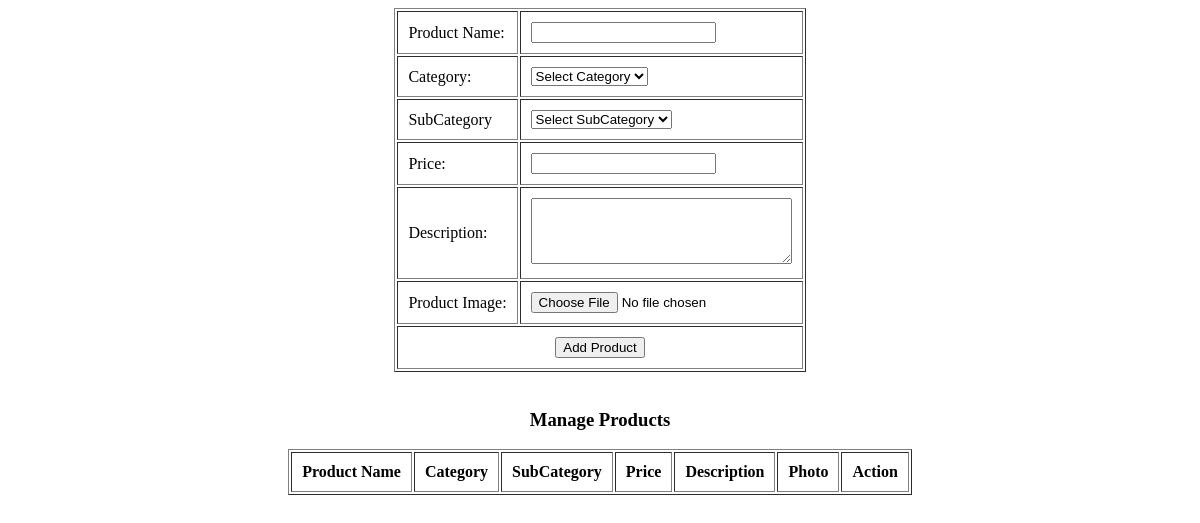
/Seller/AddProduct/ (signed in), run on an earlier commit of the app's database.
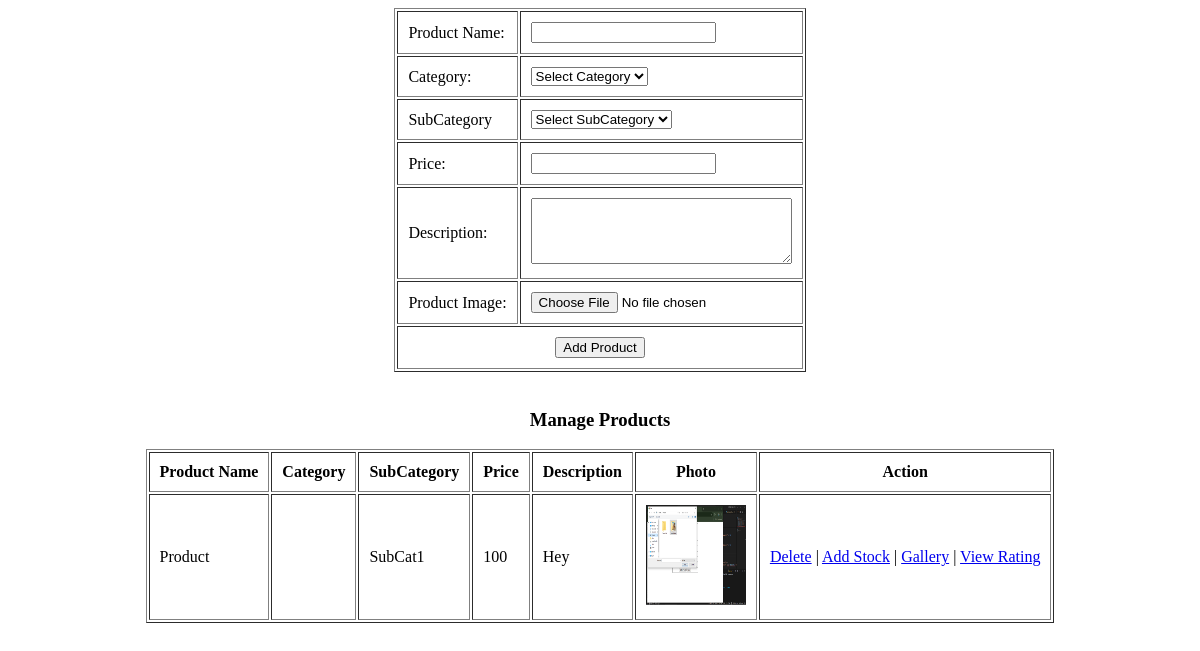
And on a later commit of the database.
### Seller/models.py (models this page shows)
class tbl_product(models.Model):
    product_name = models.CharField(max_length=100)
    product_description = models.CharField(max_length=500)
    product_price = models.IntegerField()
    product_photo = models.FileField(upload_to='Assets/ProductPhotos/')
    seller = models.ForeignKey(tbl_seller, on_delete=models.CASCADE)
    subcategory = models.ForeignKey(tbl_subcategory, on_delete=models.CASCADE)

### Admin/models.py (models this page shows)
class tbl_subcategory(models.Model):
    subcategory_name = models.CharField(max_length=100)
    category = models.ForeignKey(tbl_category, on_delete=models.CASCADE)

### Seller/views.py (the view)
# urls.py: path('AddProduct/', views.AddProduct, name='AddProduct'),
def AddProduct(request):
    categories = tbl_category.objects.all()
    products = tbl_product.objects.filter(seller=request.session['sid'])
    if request.method == "POST":
        product_name = request.POST.get("txt_name")
        subcategory_id = request.POST.get("sel_subcategory")
        price = request.POST.get("txt_price")
        description = request.POST.get("txt_description")
        product_image = request.FILES.get("file_photo")
        subcategory = tbl_subcategory.objects.get(id=subcategory_id)
        seller = tbl_seller.objects.get(id=request.session['sid'])
        tbl_product.objects.create(
            product_name=product_name,
            subcategory=subcategory,
            product_price=price,
            product_description=description,
            product_photo=product_image,
            seller=seller
        )
        return render(request, 'Seller/Product.html', {'categories': categories, 'msg': 'Product Added Successfully'})
    else:
        return render(request, 'Seller/Product.html', {'categories': categories, 'products': products})

### Seller/Templates/Seller/Product.html (shortened to what this page needs)
<!DOCTYPE html>
<html lang="en">
<head>
</head>
<body>
    <form action="" method="post" enctype="multipart/form-data">
        <table border="1" align="center" cellpadding="10">
            <tr>
                <td>Product Name:</td>
                <td><input type="text" name="txt_name" required></td>
            </tr>
            <tr>
                <td>Category:</td>
                <td>
                    <select name="sel_category" id="sel_category" required>
                        <option value="">Select Category</option>
                    </select>
                </td>
            </tr>
            <tr>
                <td>SubCategory</td>
                <td>
                    <select name="sel_subcategory" id="sel_subcategory" required>
                        <option value="">Select SubCategory</option>
                    </select>
                </td>
            </tr>
            <tr>
                <td>Price:</td>
                <td><input type="text" name="txt_price" required></td>
            </tr>
            <tr>
                <td>Description:</td>
                <td><textarea name="txt_description" rows="4" cols="30" required></textarea></td>
            </tr>
            <tr>
                <td>Product Image:</td>
                <td><input type="file" name="file_photo" accept="image/*" required></td>
            </tr>
            <tr>
                <td colspan="2" align="center">
                    <input type="submit" value="Add Product">
                </td>
            </tr>
        </table>
    </form>
    <br>
    <h3 align="center">Manage Products</h3>
    <table border="1" align="center" cellpadding="10">
        <tr>
            <th>Product Name</th>
            <th>Category</th>
            <th>SubCategory</th>
            <th>Price</th>
            <th>Description</th>
            <th>Photo</th>
            <th>Action</th>
        </tr>
        {% for i in products %}
        <tr>
            <td>{{ i.product_name }}</td>
            <td>{{ i.category.category_name }}</td>
            <td>{{ i.subcategory.subcategory_name }}</td>
            <td>{{ i.product_price }}</td>
            <td>{{ i.product_description }}</td>
            <td><img src="{{ i.product_photo.url }}" width="100" height="100"></td>
            <td><a href="{% url 'Seller:delproduct' i.id %}">Delete</a> |
                <a href="{% url 'Seller:AddStock' i.id %}">Add Stock</a> |
                <a href="{% url 'Seller:Gallery' i.id %}">Gallery</a> |
                <a href="{% url 'Seller:ViewRating' i.id %}">View Rating</a>
            </td>
        </tr>
        {% endfor %}
    </table>
</body>
</html>
</html>

What changed in the data, as far as the page shows it:
added tbl_product: product_name "Product", subcategory.subcategory_name "SubCat1", product_price "100", product_description "Hey", product_photo (picture)
